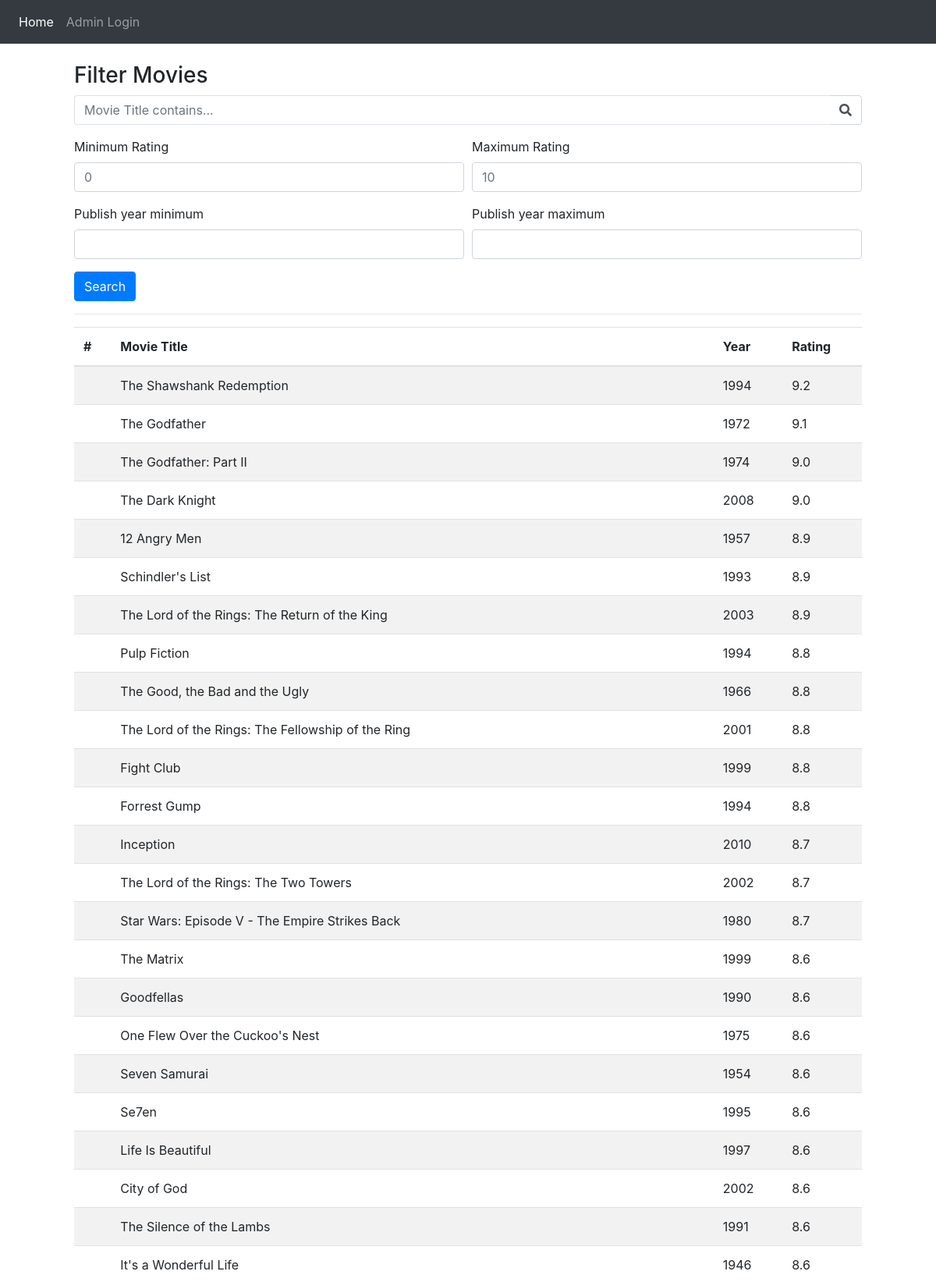
The page / (upper part) on the database its author committed.
### core/models.py (models this page shows)
class movie(models.Model):
    Title = models.CharField(max_length=120)
    Year = models.IntegerField(default=0)
    Rating = models.DecimalField(max_digits=3, decimal_places=1)

### core/views.py (the view)
# urls.py: path('',BootstrapFilterView, name='bootstarp')
def BootstrapFilterView(request):
    qs = movie.objects.all()
    title_contains_query = request.GET.get('title_contains')
    if is_valid_queryparam(title_contains_query):
        qs = qs.filter(Title__icontains=title_contains_query)
    rating_min_query = request.GET.get('rating_min')
    rating_max_query = request.GET.get('rating_max')
    if is_valid_queryparam(rating_min_query):
        qs = qs.filter(Rating__gte=rating_min_query )
    if is_valid_queryparam(rating_max_query):
        qs = qs.filter(Rating__lt=rating_max_query)
    year_min_query = request.GET.get('year_min')
    year_max_query = request.GET.get('year_max')
    if is_valid_queryparam(year_min_query):
        qs = qs.filter(Year__gte=year_min_query)
    if is_valid_queryparam(year_max_query):
        qs = qs.filter(Year__lt=year_max_query)
    context = {
        'queryset' : qs
        }
    return render(request, "bootstrap_form.html", context)

### core/views.py (called while the page is built)
def is_valid_queryparam(param):
    return param != '' and param is not None

### templates/bootstrap_form.html (shortened to what this page needs)
{% load static %}
<!doctype html>
<html lang="en">
  <head>
    <link rel="stylesheet" href="https://stackpath.bootstrapcdn.com/bootstrap/4.3.1/css/bootstrap.min.css">
    <link rel="stylesheet" href="{% static 'template.css' %}">
    <link rel="stylesheet" href="https://use.fontawesome.com/releases/v5.8.1/css/all.css">
  </head>
  <body>
    <nav class="navbar navbar-expand-md navbar-dark bg-dark fixed-top">
        <div class="collapse navbar-collapse" id="navbarsExampleDefault">
            <ul class="navbar-nav mr-auto">
              <li class="nav-item active">
                  <a class="nav-link" href="#">Home</a>
              </li>
              <li class="nav-item">
                <a class="nav-link" href="admin">Admin Login</a>
            </li>
            </ul>
        </div>
    </nav>
    <main role="main" class="container">
      <h3>Filter Movies</h3>
      <form method="GET" action=".">
        <div class="form-row">
            <div class="form-group col-12">
                <div class="input-group">
                    <input class="form-control py-2 border-right-0 border" type="search" name="title_contains" placeholder="Movie Title contains..." />
                    <span class="input-group-append">
                        <div class="input-group-text bg-transparent">
                            <i class="fa fa-search"></i>
                        </div>
                    </span>
                </div>
            </div>
        </div>
        <div class="form-row">
          <div class="form-group col-md-6 col-lg-6">
            <label for="viewCountMin">Minimum Rating</label>
            <input type="number" min=0 max =10 class="form-control" id="RatingMin" placeholder="0" name="rating_min" step='0.1'>
          </div>
          <div class="form-group col-md-6 col-lg-6">
            <label for="viewCountMax">Maximum Rating</label>
            <input type="number" min=0 max=10 class="form-control" id="RatingMax" placeholder="10" name="rating_max" step='0.1'>
          </div>
          <div class="form-group col-md-6 col-lg-6">
            <label for="publishyearMin">Publish year minimum</label>
            <input type="number" min=1950 max= 2021 class="form-control" id="publishyearMin" name="year_min">
          </div>
          <div class="form-group col-md-6 col-lg-6">
            <label for="publishyearMax">Publish year maximum</label>
            <input type="number" min =1950 max = 2021 class="form-control" id="publishyearMax" name="year_max">
          </div>
        </div>
        <button type="submit" class="btn btn-primary">Search</button>
      </form>
      <hr />
      <table class="table table-striped sortable">
        <thead>
          <tr>
            <th scope="col">#</th>
            <th scope="col">Movie Title </th>
            <th class="sorttable_numeric" scope="col">Year </th>
            <th  class="sorttable_numeric"scope="col">Rating </th>
          </tr>
        </thead>
        <tbody>
          {% for movie in queryset %}
          <tr>
            <th scope="row"></th>
            <td>{{ movie.Title }}</td>
            <td>{{ movie.Year }}</td>
            <td>{{ movie.Rating }}</td>
          </tr>
          {% endfor %}
        </tbody>
      </table>
    </main>
</body>

### static/template.css (style rules this page uses)
body { margin : 5rem; }

### rows shown on the page
movie: Title "The Shawshank Redemption", Year "1994", Rating "9.2"
movie: Title "The Godfather", Year "1972", Rating "9.1"
movie: Title "The Godfather: Part II", Year "1974", Rating "9.0"
movie: Title "The Dark Knight", Year "2008", Rating "9.0"
movie: Title "12 Angry Men", Year "1957", Rating "8.9"
movie: Title "Schindler's List", Year "1993", Rating "8.9"
movie: Title "The Lord of the Rings: The Return of the King", Year "2003", Rating "8.9"
movie: Title "Pulp Fiction", Year "1994", Rating "8.8"
movie: Title "The Good, the Bad and the Ugly", Year "1966", Rating "8.8"
movie: Title "The Lord of the Rings: The Fellowship of the Ring", Year "2001", Rating "8.8"
movie: Title "Fight Club", Year "1999", Rating "8.8"
movie: Title "Forrest Gump", Year "1994", Rating "8.8"
movie: Title "Inception", Year "2010", Rating "8.7"
movie: Title "The Lord of the Rings: The Two Towers", Year "2002", Rating "8.7"
movie: Title "Star Wars: Episode V - The Empire Strikes Back", Year "1980", Rating "8.7"
movie: Title "The Matrix", Year "1999", Rating "8.6"
movie: Title "Goodfellas", Year "1990", Rating "8.6"
movie: Title "One Flew Over the Cuckoo's Nest", Year "1975", Rating "8.6"
movie: Title "Seven Samurai", Year "1954", Rating "8.6"
movie: Title "Se7en", Year "1995", Rating "8.6"
movie: Title "Life Is Beautiful", Year "1997", Rating "8.6"
movie: Title "City of God", Year "2002", Rating "8.6"
movie: Title "The Silence of the Lambs", Year "1991", Rating "8.6"
movie: Title "It's a Wonderful Life", Year "1946", Rating "8.6"
